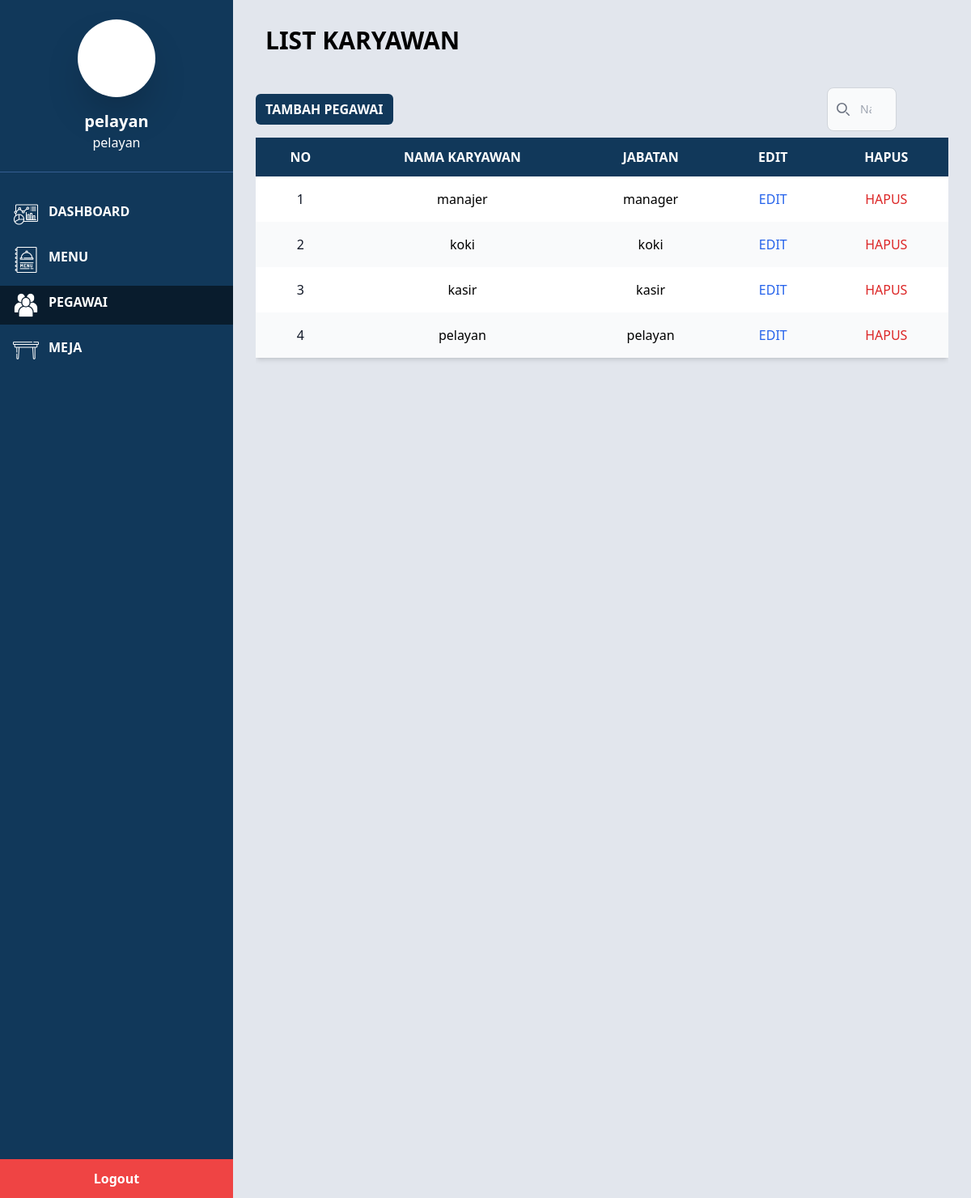
Page /public/pages/manajer/pegawai.php (signed in) on the committed database.
### tables this page shows
CREATE TABLE `karyawan` (
  `id_karyawan` int(11) NOT NULL,
  `nama` varchar(100) DEFAULT NULL,
  `kontak` varchar(15) DEFAULT NULL,
  `jabatan` enum('pelayan','koki','kasir','manager') DEFAULT NULL,
  `password_karyawan` varchar(255) DEFAULT NULL,
  `alamat` varchar(255) DEFAULT NULL
);

### public/pages/manajer/pegawai.php (the view, shortened to what this page needs)
<?php
include "koneksi.php";
$id_karyawan = $_SESSION['id_karyawan'];
$query = "SELECT nama, jabatan FROM karyawan WHERE id_karyawan = ?";
$stmt = $conn->prepare($query);
$stmt->bind_param("i", $id_karyawan);
$stmt->execute();
$result = $stmt->get_result();
if ($result->num_rows > 0) {
  $pegawai = $result->fetch_assoc();
  if (isset($pegawai['nama']) && isset($pegawai['jabatan'])) {
    $nama = $pegawai['nama'];
    $jabatan = $pegawai['jabatan'];
  } else {
    die('Data pegawai tidak lengkap.');
  }
} else {
  die('Data pegawai tidak ditemukan.');
}
if ($_SERVER['REQUEST_METHOD'] == 'POST' && isset($_POST['search'])) {
  $search = $conn->real_escape_string($_POST['search']);
  $sql = "SELECT * FROM karyawan WHERE nama LIKE '%$search%' OR jabatan LIKE '%$search%'";
} else {
  $sql = "SELECT * FROM karyawan";
}
$result = $conn->query($sql);
?>
<!DOCTYPE html>
<html lang="en">
<head>
  <link href="./../../css/output.css" rel="stylesheet">
</head>
<body class="bg-gray-100 font-sans antialiased">
  <div class="flex">
    <div class="w-72 bg-[#11385a] text-white flex flex-col h-screen">
      <div class="flex items-center justify-center p-6 border-b border-[#355e91]">
        <div class="text-center">
          <div class="w-24 h-24 bg-white rounded-full mx-auto shadow-2xl"></div>
          <h2 class="mt-4 text-xl font-semibold"><?php echo htmlspecialchars($nama); ?></h2>
          <p><?php echo htmlspecialchars($jabatan); ?></p>
        </div>
      </div>
      <nav class="flex flex-col mt-6 ">
        <a href="./dashboard.php" class="px-4 py-2 my-1 flex flex-row font-semibold hover:bg-[#091c2d]">
          <img src="./../../image/dashboard.png" class="w-8 mr-3" alt="">
          <div class="">DASHBOARD</div>
        </a>
        <a href="./listmenu.php" class="px-4 py-2 flex my-1 flex-row font-semibold  hover:bg-[#091c2d]">
          <img src="./../../image/menu.png  " class="w-8 mr-3" alt="">
          <div class="font-semibold  ">MENU</div>
        </a>
        <a href="./pegawai.php" class="px-4 py-2 flex my-1 flex-row font-semibold  bg-[#091c2d]">
          <img src="./../../image/karyawan.png" class="w-8 mr-3" alt="">
          <div class="font-semibold  ">PEGAWAI</div>
        </a>
        <a href="./listmeja.php" class="px-4 py-2 flex my-1 flex-row font-semibold  hover:bg-[#091c2d]">
          <img src="./../../image/meja.png" class="w-8 mr-3" alt="">
          <div class="font-semibold  ">MEJA</div>
        </a>
      </nav>
      <div class="flex flex-col mt-auto text-center">
        <a href="../logout.php" class="p-3 font-bold bg-red-500 text-white hover:bg-red-600">Logout</a>
      </div>
    </div>
    <div class="flex-1 overflow-hidden h-screen bg-[#e2e6ed] overflow-y-auto">
      <div class="w-full text-3xl my-8 font-semibold mx-10">
        LIST KARYAWAN
      </div>
      <div class="grid grid-cols-4 mt-10 mx-7">
        <div class="m-auto ml-0">
          <a href="./tambahpegawai.php"
            class="bg-[#11385a] text-white font-semibold px-3 py-2 rounded-md uppercase">TAMBAH PEGAWAI</a>
        </div>
        <div></div>
        <div></div>
        <div>
          <div>
            <form class="flex justify-end px-16" method="POST" action="">
              <div class="relative">
                <div class="absolute inset-y-0 start-0 flex items-center ps-3 pointer-events-none">
                </div>
                <input type="search" id="default-search" name="search"
                  class="block w-full p-4 ps-10 text-sm text-gray-900 border border-gray-300 rounded-lg bg-gray-50"
                  placeholder="Nama atau Jabatan" required />
              </div>
            </form>
          </div>
        </div>
      </div>
      <div class="mt-2 mx-7 h-screen overflow-y-scroll">
        <div class="relative shadow-md">
          <table class="w-full">
            <thead class="uppercase bg-[#11385a] text-white">
              <tr>
                <th scope="col" class="px-6 py-3">No</th>
                <th scope="col" class="px-6 py-3">Nama Karyawan</th>
                <th scope="col" class="px-6 py-3">Jabatan</th>
                <th scope="col" class="px-6 py-3">Edit</th>
                <th scope="col" class="px-6 py-3">Hapus</th>
              </tr>
            </thead>
            <tbody>
              <?php if ($result->num_rows > 0): ?>
                <?php $no = 1;
                while ($row = $result->fetch_assoc()): ?>
                  <tr class="odd:bg-white even:bg-gray-50 text-center">
                    <th scope="row" class="px-6 py-4 font-medium text-gray-900 whitespace-nowrap"><?php echo $no++; ?></th>
                    <td class="px-6 py-4"><?php echo htmlspecialchars($row['nama']); ?></td>
                    <td class="px-6 py-4"><?php echo htmlspecialchars($row['jabatan']); ?></td>
                    <td class="px-6 py-4">
                      <a href="edit.php?id=<?php echo $row['id_karyawan']; ?>"
                        class="font-medium text-blue-600 hover:underline">EDIT</a>
                    </td>
                    <td class="px-6 py-4">
                      <a href="hapus.php?id=<?php echo $row['id_karyawan']; ?>"
                        class="font-medium text-red-600 hover:underline"
                        onclick="return confirm('Yakin ingin menghapus?')">HAPUS</a>
                    </td>
                  </tr>
                <?php endwhile; ?>
              <?php else: ?>
                <tr>
                  <td colspan="5" class="px-6 py-4 text-center">Tidak ada data karyawan</td>
                </tr>
              <?php endif; ?>
            </tbody>
          </table>
        </div>
      </div>
    </div>
  </div>
</body>
</html>

### rows in the picture
karyawan: nama "pelayan", jabatan "pelayan"
karyawan: nama "manajer", jabatan "manager"
karyawan: nama "koki", jabatan "koki"
karyawan: nama "kasir", jabatan "kasir"
